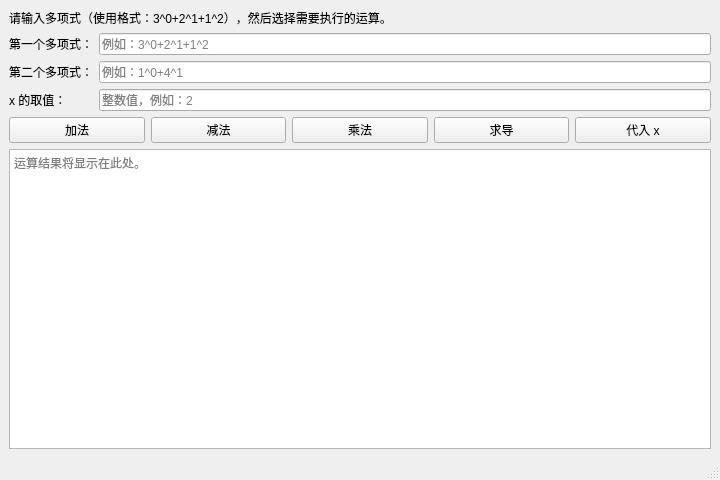
<?xml version="1.0" encoding="UTF-8"?>
<ui version="4.0">
 <class>MainWindow</class>
 <widget class="QMainWindow" name="MainWindow">
  <property name="geometry">
   <rect>
    <x>0</x>
    <y>0</y>
    <width>720</width>
    <height>480</height>
   </rect>
  </property>
  <property name="windowTitle">
   <string>多项式计算器</string>
  </property>
  <widget class="QWidget" name="centralwidget">
   <layout class="QVBoxLayout" name="verticalLayout">
    <item>
     <widget class="QLabel" name="descriptionLabel">
      <property name="text">
       <string>请输入多项式（使用格式：3^0+2^1+1^2），然后选择需要执行的运算。</string>
      </property>
      <property name="wordWrap">
       <bool>true</bool>
      </property>
     </widget>
    </item>
    <item>
     <layout class="QGridLayout" name="gridLayout">
      <item row="0" column="0">
       <widget class="QLabel" name="poly1Label">
        <property name="text">
         <string>第一个多项式：</string>
        </property>
       </widget>
      </item>
      <item row="0" column="1">
       <widget class="QLineEdit" name="poly1LineEdit">
        <property name="placeholderText">
         <string>例如：3^0+2^1+1^2</string>
        </property>
       </widget>
      </item>
      <item row="1" column="0">
       <widget class="QLabel" name="poly2Label">
        <property name="text">
         <string>第二个多项式：</string>
        </property>
       </widget>
      </item>
      <item row="1" column="1">
       <widget class="QLineEdit" name="poly2LineEdit">
        <property name="placeholderText">
         <string>例如：1^0+4^1</string>
        </property>
       </widget>
      </item>
      <item row="2" column="0">
       <widget class="QLabel" name="xValueLabel">
        <property name="text">
         <string>x 的取值：</string>
        </property>
       </widget>
      </item>
      <item row="2" column="1">
       <widget class="QLineEdit" name="xValueLineEdit">
        <property name="placeholderText">
         <string>整数值，例如：2</string>
        </property>
       </widget>
      </item>
     </layout>
    </item>
    <item>
     <layout class="QHBoxLayout" name="operationsLayout">
      <item>
       <widget class="QPushButton" name="addButton">
        <property name="text">
         <string>加法</string>
        </property>
       </widget>
      </item>
      <item>
       <widget class="QPushButton" name="subtractButton">
        <property name="text">
         <string>减法</string>
        </property>
       </widget>
      </item>
      <item>
       <widget class="QPushButton" name="multiplyButton">
        <property name="text">
         <string>乘法</string>
        </property>
       </widget>
      </item>
      <item>
       <widget class="QPushButton" name="derivativeButton">
        <property name="text">
         <string>求导</string>
        </property>
       </widget>
      </item>
      <item>
       <widget class="QPushButton" name="evaluateButton">
        <property name="text">
         <string>代入 x</string>
        </property>
       </widget>
      </item>
     </layout>
    </item>
    <item>
     <widget class="QPlainTextEdit" name="resultTextEdit">
      <property name="placeholderText">
       <string>运算结果将显示在此处。</string>
      </property>
     </widget>
    </item>
   </layout>
  </widget>
  <widget class="QMenuBar" name="menubar">
   <property name="geometry">
    <rect>
     <x>0</x>
     <y>0</y>
     <width>720</width>
     <height>22</height>
    </rect>
   </property>
  </widget>
  <widget class="QStatusBar" name="statusbar"/>
 </widget>
 <resources/>
 <connections/>
</ui>
